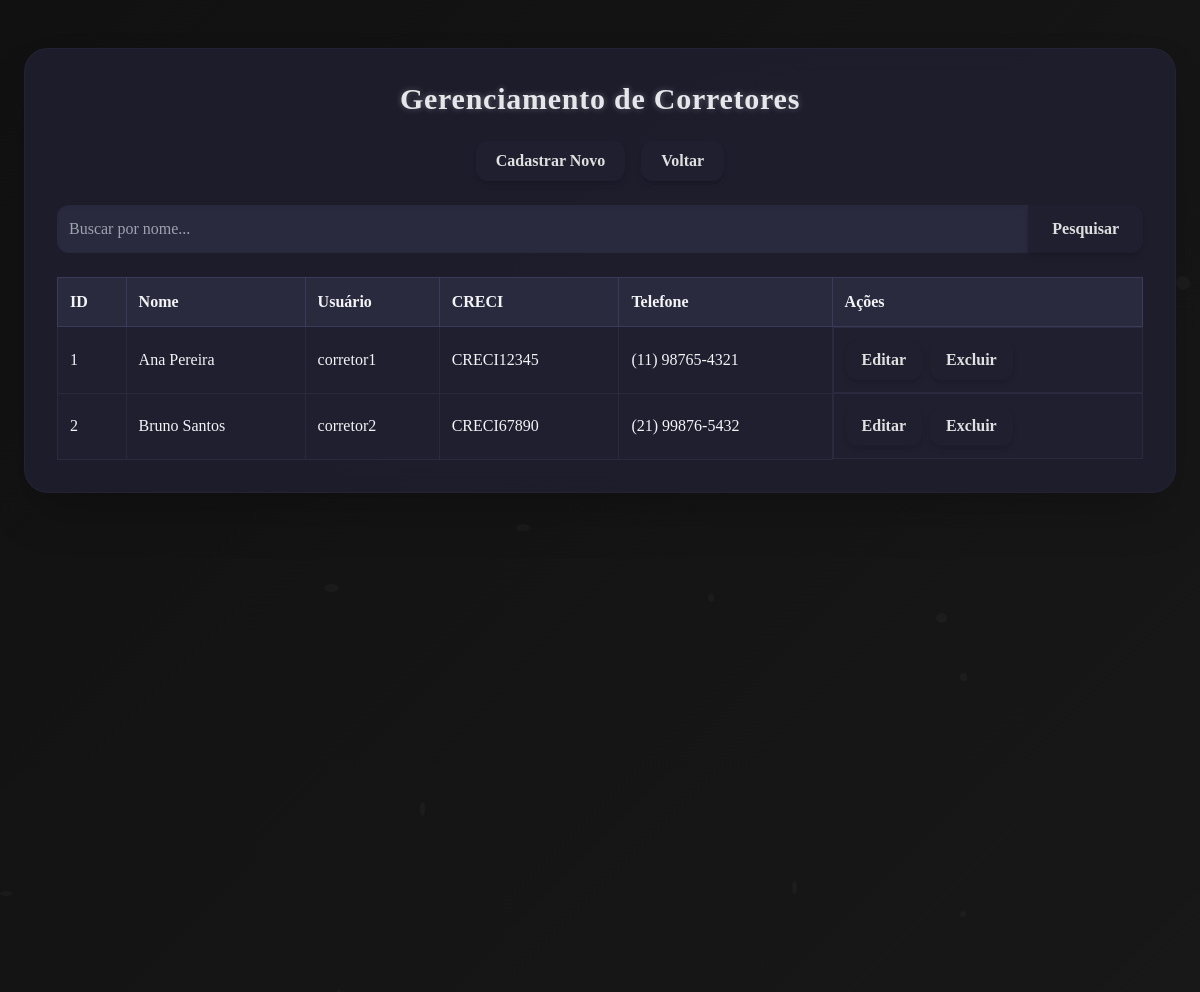
/tcc/corretor/listar.php, run on the app's committed database.
### tables this page shows
CREATE TABLE IF NOT EXISTS `CORRETOR` (
    `idCORRETOR` INT AUTO_INCREMENT PRIMARY KEY,
    `USUARIO_idUSUARIO` INT NOT NULL,
    `nome` VARCHAR(100) NOT NULL,
    `creci` VARCHAR(20) NOT NULL UNIQUE,
    `telefone` VARCHAR(20),
    FOREIGN KEY (`USUARIO_idUSUARIO`) REFERENCES `USUARIO`(`idUSUARIO`) ON DELETE CASCADE
);

CREATE TABLE IF NOT EXISTS `USUARIO` (
    `idUSUARIO` INT AUTO_INCREMENT PRIMARY KEY,
    `usuario` VARCHAR(50) NOT NULL UNIQUE,
    `senha` VARCHAR(255) NOT NULL,
    `tipo` ENUM('GESTOR','CORRETOR','admin') NOT NULL,
    `email` VARCHAR(100)
);

### tcc/corretor/listar.php (the view, shortened to what this page needs)
<?php
include '../conexao.php';
$busca = $_GET['busca'] ?? '';
$where = '';
$sql = "SELECT CORRETOR.*, USUARIO.usuario FROM CORRETOR
        INNER JOIN USUARIO ON CORRETOR.USUARIO_idUSUARIO = USUARIO.idUSUARIO
        $where ORDER BY idCORRETOR ASC";
$resultado = $conn->query($sql);
?>
<!DOCTYPE html>
<html lang="pt-BR">
<head>
<script src="https://cdn.tailwindcss.com"></script>
</head>
<body class="font-serif text-gray-100 min-h-screen relative overflow-hidden">
<?php for($i=0;$i<25;$i++): ?>
  <div class="particle" style="width:<?=rand(5,15)?>px;height:<?=rand(5,15)?>px;top:<?=rand(0,100)?>%;left:<?=rand(0,100)?>%;animation-duration:<?=rand(20,40)?>s;animation-delay:<?=rand(0,20)?>s;"></div>
<?php endfor; ?>
<div class="bg-[#1f1f2f]/90 backdrop-blur-md p-8 rounded-3xl w-full max-w-6xl shadow-2xl space-y-6 card-dynamic border border-[#2a2a3f]/50 mx-auto mt-12">
<h2 class="text-3xl font-bold tracking-wide text-center text-gray-200 title-glow">Gerenciamento de Corretores</h2>
<div class="flex flex-wrap gap-4 justify-center mb-6">
    <button onclick="abrirModal('cadastrar')" class="py-2 px-5 rounded-xl font-bold btn-glow shadow-md">Cadastrar Novo</button>
    <a href="../staffmenu.php" class="py-2 px-5 rounded-xl font-bold btn-glow shadow-md">Voltar</a>
</div>
<form method="get" class="flex mb-6">
    <input type="text" name="busca" placeholder="Buscar por nome..." value="<?= htmlspecialchars($busca) ?>"
        class="flex-1 p-3 rounded-l-xl bg-[#2a2a3f] text-gray-200 placeholder-gray-400 focus:outline-none focus:ring-2 focus:ring-[#3a3a5a] shadow-inner"/>
    <button type="submit" class="px-6 rounded-r-xl font-bold btn-glow shadow-md">Pesquisar</button>
</form>
<div class="overflow-x-auto">
<table class="w-full text-left border-collapse">
<thead>
<tr class="bg-[#2a2a3f]">
<th class="p-3 border border-[#3a3a5a]">ID</th>
<th class="p-3 border border-[#3a3a5a]">Nome</th>
<th class="p-3 border border-[#3a3a5a]">Usuário</th>
<th class="p-3 border border-[#3a3a5a]">CRECI</th>
<th class="p-3 border border-[#3a3a5a]">Telefone</th>
<th class="p-3 border border-[#3a3a5a]">Ações</th>
</tr>
</thead>
<tbody>
<?php while($linha = $resultado->fetch_assoc()): ?>
<tr class="bg-[#1f1f2f] hover:bg-[#2c2c44] transition">
<td class="p-3 border border-[#2a2a3f]"><?= $linha['idCORRETOR'] ?></td>
<td class="p-3 border border-[#2a2a3f]"><?= htmlspecialchars($linha['nome']) ?></td>
<td class="p-3 border border-[#2a2a3f]"><?= htmlspecialchars($linha['usuario']) ?></td>
<td class="p-3 border border-[#2a2a3f]"><?= htmlspecialchars($linha['creci']) ?></td>
<td class="p-3 border border-[#2a2a3f]"><?= htmlspecialchars($linha['telefone']) ?></td>
<td class="p-3 border border-[#2a2a3f] flex gap-2">
<button onclick="abrirModal('editar', <?= $linha['idCORRETOR'] ?>, '<?= addslashes($linha['nome']) ?>', '<?= addslashes($linha['creci']) ?>', '<?= addslashes($linha['telefone']) ?>', '<?= addslashes($linha['usuario']) ?>')" class="py-2 px-4 rounded-xl font-bold btn-glow shadow-md">Editar</button>
<button onclick="abrirModal('excluir', <?= $linha['idCORRETOR'] ?>)" class="py-2 px-4 rounded-xl font-bold btn-glow shadow-md">Excluir</button>
</td>
</tr>
<?php endwhile; ?>
</tbody>
</table>
</div>
</div>
</body>
</html>

### tcc/corretor/listar.php (style rules this page uses)
body::before { content:"";position:fixed;top:0;left:0;right:0;bottom:0;background:linear-gradient(135deg,#111111,#1a1a1a,#222233,#1a1a1a);background-size:400% 400%;animation:gradientMove 20s ease infinite;z-index:-2; }
.particle { position:absolute;border-radius:50%;background:rgba(255,255,255,0.03);pointer-events:none;z-index:-1;animation:floatParticle linear infinite; }
.btn-glow { position:relative;transition:all 0.3s ease;background:#1f1f2f;color:#e0e0e0; }
.btn-glow::before { content:'';position:absolute;top:-2px;left:-2px;right:-2px;bottom:-2px;background:linear-gradient(45deg,#2a2a3f,#3a3a5a,#2a2a3f,#3a3a5a);border-radius:inherit;filter:blur(6px);opacity:0;transition:opacity 0.3s ease;z-index:-1; }
.card-dynamic { box-shadow:0 10px 25px rgba(0,0,0,0.6);transition:transform 0.3s ease, box-shadow 0.3s ease; }
.title-glow { text-shadow:0 0 6px rgba(255,255,255,0.3); }

### data on the page
corretor: idCORRETOR "1", nome "Ana Pereira", USUARIO_idUSUARIO.usuario "corretor1", creci "CRECI12345", telefone "(11) 98765-4321"
corretor: idCORRETOR "2", nome "Bruno Santos", USUARIO_idUSUARIO.usuario "corretor2", creci "CRECI67890", telefone "(21) 99876-5432"
